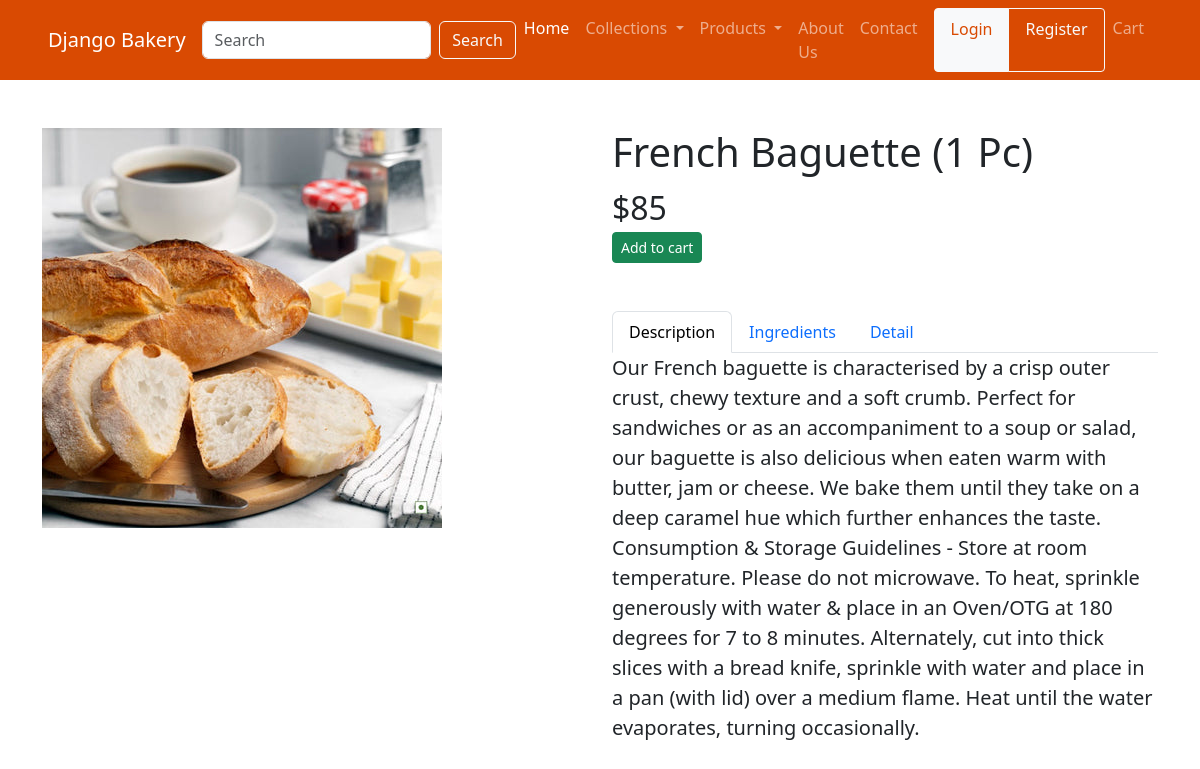
Page /product/1 on the committed database.
### inventory/models.py (models this page shows)
class Product(models.Model):
    food_choices = (
        (0, 'Egg'),
        (1, 'Eggless')
    )
    collection = models.ForeignKey(Collection, on_delete=models.CASCADE, default=1)
    name = models.CharField(max_length=50)
    image = models.ImageField(upload_to="products")
    price = models.PositiveIntegerField(default=50)
    desc = models.TextField(null=True, blank=True)
    food_type = models.IntegerField(choices=food_choices, default=0)
    qty = models.FloatField(default=50.00, null=True, blank=True)
    ingredients = models.TextField(null=True, blank=True)
    is_new = models.BooleanField(default=True)
    is_best_seller = models.BooleanField(default=False)
    is_available = models.BooleanField(default=True)
    def __str__(self):
        return self.name

### inventory/views.py (the view)
# urls.py: path('product/<int:id>', views.product, name='product_detail'),
def product(request, id):
    p = Product.objects.get(id=id)
    return render(request, 'inventory/product.html', context={
        'product': p,
        'images': ProductImage.objects.filter(product=p)
    })

### cart/templatetags/cart_tags.py (called while the page is built)
@register.simple_tag(takes_context=True)
def count_cart_items(context):
    request = context.get('request')
    user = request.user
    if user.is_authenticated:
        if Cart.objects.filter(user=user).exists():
            cart = Cart.objects.get(user=user)
            return CartItem.objects.filter(cart=cart).count()
    return 0

### inventory/templatetags/inventory_tags.py (called while the page is built)
@register.simple_tag()
def get_collections():
    return Collection.objects.all()

@register.simple_tag()
def get_products():
    return Product.objects.all()

### templates/inventory/product.html (shortened to what this page needs)
{% extends 'layout/base.html' %}
{% load static %}
{% block content %}
<div class="container py-5">
    <div class="row">
        <div class="col-md-6">
            <img src="{{product.image.url}}" alt="" class="img-fluid">
        </div>
        <div class="col-md-6">
            <h1>{{product.name}}</h1>
            <div class="fs-2">${{product.price}}</div>
            <a hx-get="{% url 'add_to_cart' product.id %}" class="btn btn-success btn-sm">
                Add to cart
            </a>
            <ul class="nav nav-tabs mt-5" id="myTab" role="tablist">
                <li class="nav-item" role="presentation">
                    <button class="nav-link active" id="home-tab" data-bs-toggle="tab" data-bs-target="#home"
                        type="button" role="tab" aria-controls="home" aria-selected="true">
                        Description
                    </button>
                </li>
                <li class="nav-item" role="presentation">
                    <button class="nav-link" id="profile-tab" data-bs-toggle="tab" data-bs-target="#profile"
                        type="button" role="tab" aria-controls="profile" aria-selected="false">
                        Ingredients
                    </button>
                </li>
                <li class="nav-item" role="presentation">
                    <button class="nav-link" id="messages-tab" data-bs-toggle="tab" data-bs-target="#messages"
                        type="button" role="tab" aria-controls="messages" aria-selected="false">
                        Detail
                    </button>
                </li>
            </ul>
            <div class="tab-content">
                <div class="tab-pane active" id="home" role="tabpanel" aria-labelledby="home-tab">
                    <p class="lead">
                        {{product.desc}}
                    </p>
                </div>
            </div>
        </div>
    </div>
</div>
{% endblock content %}

### rows in the picture
Product: image (picture), name "French Baguette (1 Pc)", price "85", desc "Our French baguette is characterised by a crisp outer crust, chewy texture and a soft crumb. Perfect for sandwiches or as an accompaniment to a soup or salad, our baguette is also delicious when eaten warm with butter, jam or cheese. We bake them until they take on a deep caramel hue which further enhances the taste. Consumption & Storage Guidelines - Store at room temperature. Please do not microwave. To heat, sprinkle generously with water & place in an Oven/OTG at 180 degrees for 7 to 8 minutes. Alternately, cut into thick slices with a bread knife, sprinkle with water and place in a pan (with lid) over a medium flame. Heat until the water evaporates, turning occasionally."
